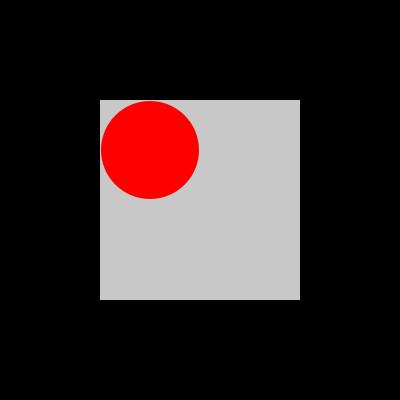
Frame 1 (no input)
Frame 60 (the mouse pressed at the canvas centre just before this capture): identical to frame 1, image omitted
Frame 120 (the mouse held since frame 60 and released just before this capture): identical to frame 1, image omitted

The Processing sketch that drew this single still picture (run headless with seeded random() and noise(); from frame 60 on, the mouse is pressed at the canvas centre):

// Processing sketch: prac9
// ── prac9.pde
int tama[] = {
  100, 80, 50, 40, 20, 10
};
int ti = 0, tam = tama[ti], ch, cv, x, y;
boolean laberinto[][];

void setup() {
  size(400, 400);
  noStroke();
  x = 1;
  y = 1;
  ch = width/tam;
  cv = height/tam;
  laberinto = generarLaberinto(ch, cv);
}

void draw() {
  for (int j = 0; j < cv; j++) {
    for (int i = 0; i < ch; i++) {
      if (laberinto[i][j]) {
        fill(200);
      }
      else {
        fill(0);
      }
      rect(i*tam, j*tam, tam, tam);
    }
  }
  fill(255, 0, 0);
  ellipse(x*tam+tam/2, y*tam+tam/2, tam-2, tam-2);
}

void keyPressed() {
  if (keyCode == UP) {
    if ( y-1 > 0 && laberinto[x][y-1]) {
      y -= 1;
    }
  } 
  else if (keyCode == DOWN) {
    if ( y < cv-2 && laberinto[x][y+1]) {
      y += 1;
    }
  }
  else    if (keyCode == LEFT) {
    if ( x-1 > 0 && laberinto[x-1][y]) {
      x -= 1;
    }
  } 
  else if (keyCode == RIGHT) {
    if ( x < ch-2 && laberinto[x+1][y]) {
      x += 1;
    }
  }
  if (key == 'r') {
    x = 1;
    y = 1;
    laberinto = generarLaberinto(ch, cv);
  }
  if ( x == ch-2 && y == cv-2) {
    x = 1;
    y = 1;
    if (ti < tama.length-1) {
      ti++;
    }
    tam = tama[ti];
    ch = width/tam;
    cv = height/tam;
    laberinto = generarLaberinto(ch, cv);
  }
}

boolean[][] generarLaberinto(int ch, int cv) {
  boolean[][] lab = new boolean[ch][cv];
  for (int i = 0; i < ch*cv; i++) {
    lab[int(random(1, ch-1))][int(random(1, cv-1))] = true;
  }
  lab[1][1] = true;
  lab[ch-2][cv-2] = true;
  return lab;
}
